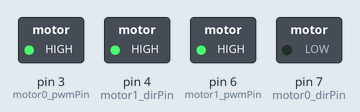
Simulated run of this sketch. Board: Arduino Uno, built with avr-gcc and run on an emulated ATmega328P. Shown: switched loads named in the sketch (green lamp = pin HIGH).

Above: at 0.1 s.
Timing chart, 0 to 1.6 s (numbered marks = the images above):
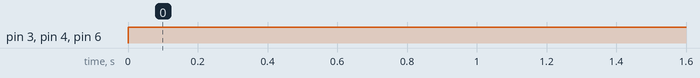

The sketch:

MotorTest1.ino
```cpp
/*
 * Script to test basic motor functionality.
 * Motor Ports:
   * left: J6 port, (direction) digital pin 7, (pwm) digital pin 3, (encoder) analog pin A1
   * right: J5 port, (direction) digital pin 4, (pwm) digital pin 6, (encoder) analog pin A0
 */

int motor0_dirPin = 7;
int motor1_dirPin = 4;
int motor0_pwmPin = 3;
int motor1_pwmPin = 6;

int motor0_encoder = A1;
int motor1_encoder = A0;

void setup() {
  pinMode(motor0_encoder, INPUT);
  pinMode(motor1_encoder, INPUT);

  pinMode(motor0_dirPin, OUTPUT);
  pinMode(motor0_pwmPin, OUTPUT);
  pinMode(motor1_dirPin, OUTPUT);
  pinMode(motor1_pwmPin, OUTPUT);
  Serial.begin(115200);
}

void loop() {
  digitalWrite(motor0_dirPin, LOW); //Write direction
  analogWrite(motor0_pwmPin, 255); //Write speed

  digitalWrite(motor1_dirPin, HIGH);
  analogWrite(motor1_pwmPin, 255);
}
```

Measured:
- by itself, pin 3 (motor0_pwmPin), pin 4 (motor1_dirPin), pin 6 (motor1_pwmPin): LOW → HIGH at 0.00 s
